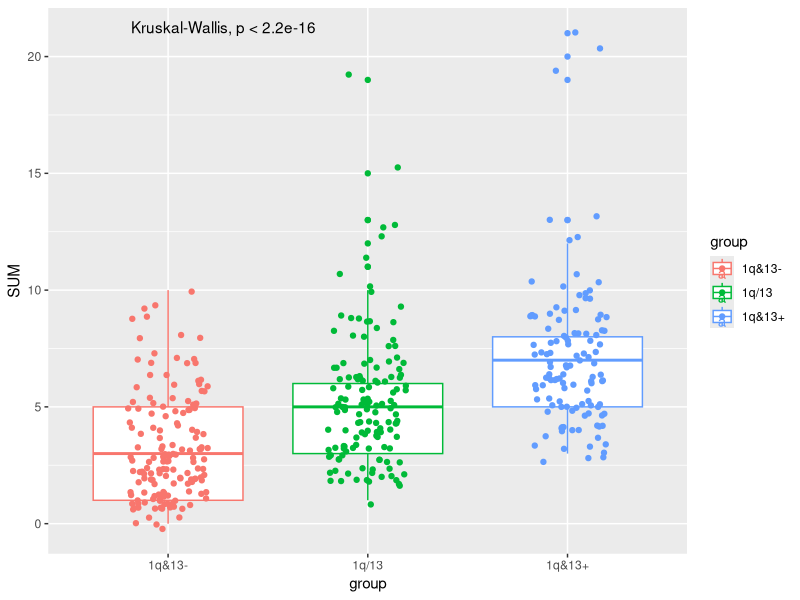
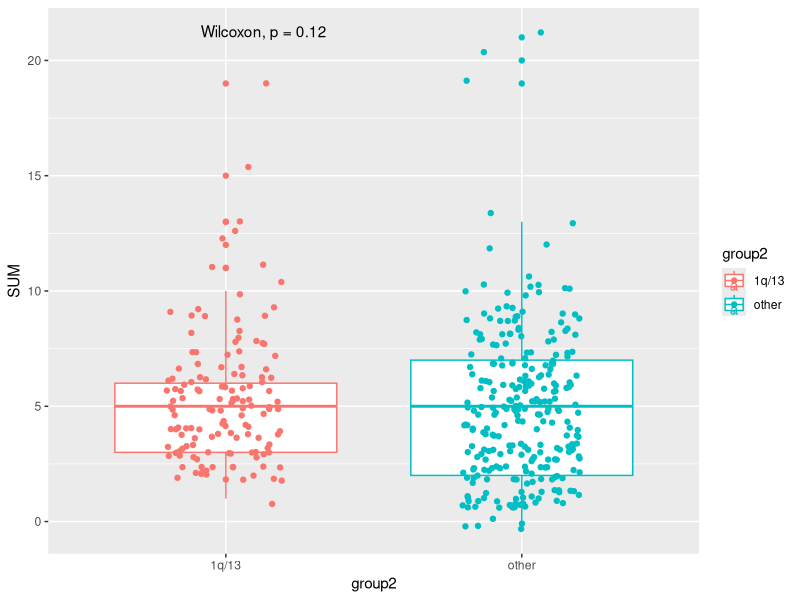

Source code (R) for these figures, in order: (Note: this script raises an error after producing the figures.)
library(tidyverse)
library(data.table)
library(ggpubr)


import<-fread("results/complete_database_BO_1q_13.txt")

rownames(import) <- import$SNP_FILE_NAME %>% str_replace(" ", "_")
import <- rownames_to_column(import, "sample")

# select only relevant variables to associate
names(import)
data<-import %>% select(ID, contains("maj_broad"), contains("maj_focal"), contains("maj_call"), HyperDiploidy, matches("^t_"))

names(data)

#____ Build CALLS for traslocations ______


data$t_others <- data$t_14_16 + data$t_14_20 + data$t_6_14
data$t_IgH <- ifelse(data$t_11_14 == 1 | data$t_4_14 == 1 | data$t_others == 1, 1,0 )


#____ KEEP ONLY UNIQUE/RELVANT CALLS____ 

# unique calls
data <- data %>% select( -c(AMP_maj_broad_chr_1q, 
                            AMP_maj_broad_chr_8q, 
                            DEL_maj_broad_chr_17p, 
                            DEL_maj_broad_chr_13q, 
                            DEL_maj_broad_chr_14q, 
                            DEL_maj_broad_chr_1p,
                            DEL_maj_broad_chr_16q, 
                            contains("maj_focal"),
                            t_14_16,
                            t_6_14,
                            t_14_20
))

names(data)

# exclude calls from HyperDiploid chromosomes and single translocations for MDS dataset creation 
data <- data %>% select( -c(AMP_maj_broad_chr_3p, 
                            AMP_maj_broad_chr_3q, 
                            AMP_maj_broad_chr_5p, 
                            AMP_maj_broad_chr_5q, 
                            AMP_maj_broad_chr_7p, 
                            AMP_maj_broad_chr_7q,
                            AMP_maj_broad_chr_9p, 
                            AMP_maj_broad_chr_9q,
                            AMP_maj_broad_chr_11p, 
                            AMP_maj_broad_chr_11q,
                            AMP_maj_broad_chr_15q,
                            AMP_maj_broad_chr_19p,
                            AMP_maj_broad_chr_19q,
                            AMP_maj_broad_chr_21q,
                            t_4_14,
                            t_11_14,
                            t_others
))

# renaming calls column
names(data) <- names(data) %>% str_replace("maj_broad_chr_|maj_call_chr_","")
names(data)




# filter data for missing data (missing traslocation)


missing_T <- is.na(import$t_11_14) + is.na(import$t_4_14) + is.na(import$t_6_14) + is.na(import$t_14_16) + is.na(import$t_14_20)
table(missing_T)
import$missing_T <- missing_T

df.2<- filter(data, !is.na(t_IgH))

df.2 <- mutate(df.2, SUM=rowSums(df.2[,-1]))


df.2$group <- ifelse( df.2$AMP_1q == 1 & df.2$DEL_13q ==1, "1q&13+",
                      ifelse(df.2$AMP_1q == 1 | df.2$DEL_13q ==1, "1q/13", "1q&13-") ) 

df.2$group %>% table
df.2$SUM

df.2$SUM %>% summary

  
  
KS <- kruskal.test(df.2$group, df.2$SUM)

KS$p.value

GC_plus <- df.2 %>% filter(group=="1q&13+") %>% .$SUM
GC_plus_other <- df.2 %>% filter(group != "1q&13+") %>% .$SUM

df.2$group1 <- ifelse(df.2$group == "1q&13+", "1q&13+","other")
kruskal.test(df.2$group1, df.2$SUM)

df.2$group2 <- ifelse(df.2$group == "1q/13", "1q/13","other")
kruskal.test(df.2$group2, df.2$SUM)

df.2$group3 <- ifelse(df.2$group == "1q&13-", "1q&13-","other")
kruskal.test(df.2$group3, df.2$SUM)



df.2$group <- df.2$group %>% factor(levels = c("1q&13-","1q/13","1q&13+"))

df.2 %>% ggplot(aes(group, SUM, colour=group)) +
  geom_boxplot() +
  geom_jitter(width = 0.2) +
  ggpubr::stat_compare_means()


df.2 %>% ggplot(aes(group2, SUM, colour=group2)) +
  geom_boxplot() +
  geom_jitter(width = 0.2) +
  ggpubr::stat_compare_means()

wilcox.test()
df.2 %>% ggplot(aes(group1, SUM, colour=group1)) +
  geom_boxplot() +
  geom_jitter(width = 0.2) +
  ggpubr::stat_compare_means()

df.2 %>% ggplot(aes(group3, SUM, colour=group3)) +
  geom_boxplot() +
  geom_jitter(width = 0.2) +
  ggpubr::stat_compare_means()


#________ def plots _____ paper


my_comparisons <- list( c("1q&13-", "1q/13"), 
                        c("1q/13", "1q&13+"), 
                        c("1q&13-", "1q&13+") )


gg <- df.2 %>% ggplot(aes(group, SUM)) +
  geom_violin(aes(fill=group, colour=group), alpha=0.5) +   
  geom_boxplot(aes( colour=group), alpha=0.5, width=0.5, outlier.shape = NA) +
  geom_jitter(width = 0.12, alpha=0.3) + 
  stat_summary(geom="text", fun =quantile,
               aes(label=sprintf("%1.2f", after_stat(y)), color=group),
               position=position_nudge(x= 0.5), size=3.5) +
  stat_compare_means(comparisons = my_comparisons)+ 
  stat_compare_means(label.y.npc =0.75, label.x.npc = 0) + 
  xlab("") + ylab("Genomic Complexity") +
  # custom colors
  scale_fill_manual(values=c("turquoise3", "grey60", "orangered")) +
  scale_color_manual(values=c("turquoise3", "grey60", "orangered")) +
  # legend bottom
  theme(legend.position = "bottom") 

gg


dir.create("plots/Genomic_complexity")

write_tsv(df.2, "plots/Genomic_complexity/genomic_complexity_data.txt")

ggsave(filename = "plots/Genomic_complexity/genomic_complexity_in_MMriskGroups.pdf", 
       units = "in", dpi = 300, width = 6, height = 6)

ggsave(filename = "plots/Genomic_complexity/genomic_complexity_in_MMriskGroups.svg", 
       units = "in", dpi = 300, width = 6, height = 6)


df.2 %>% group_by(group) %>% summarize(mean_complexity=mean(SUM), 
                                       CI_lower=SUM %>% gmodels::ci() %>% .[2],
                                       CI_upper=SUM %>% gmodels::ci() %>% .[3])
